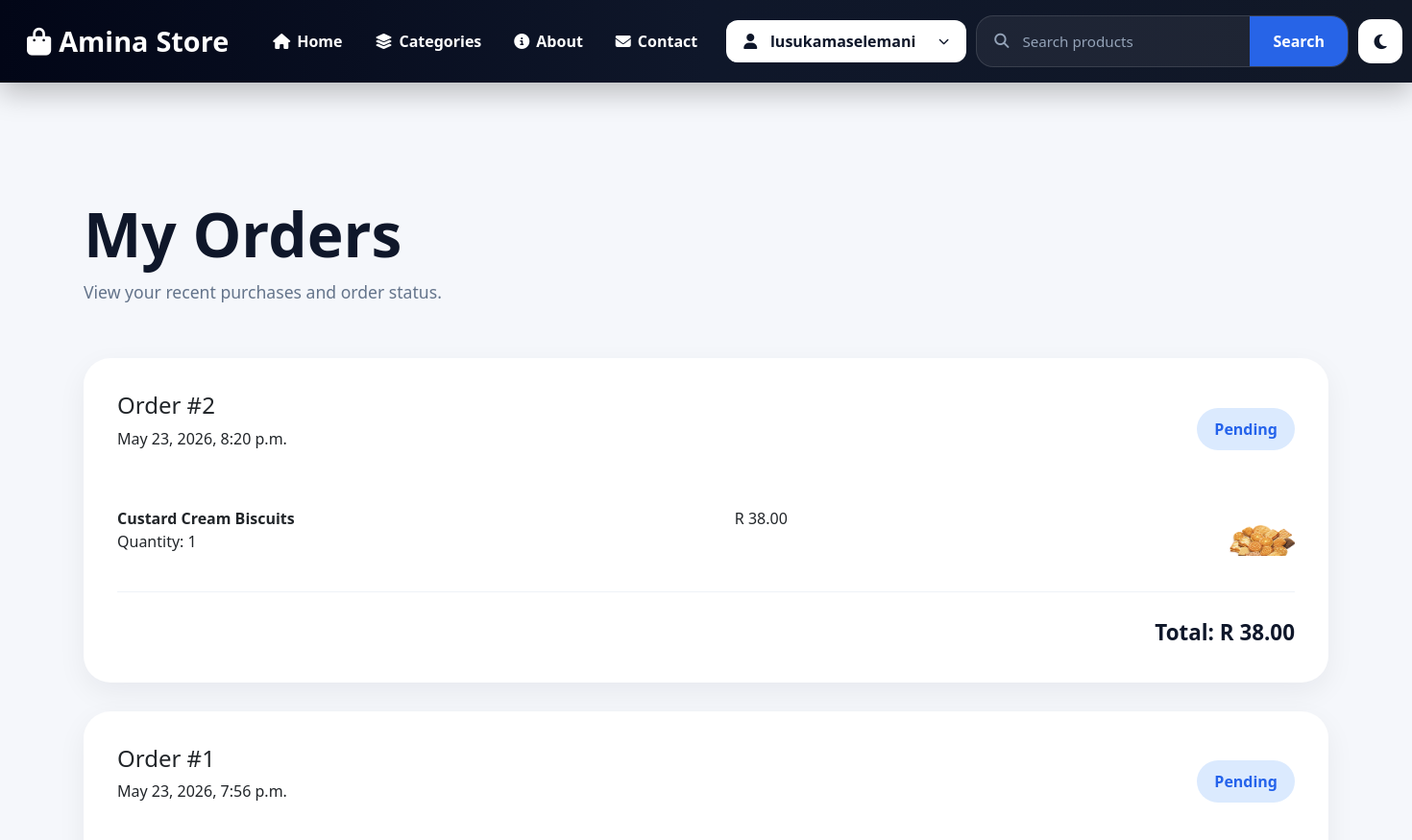
The app's page /orders/ (signed in, upper part), older data.
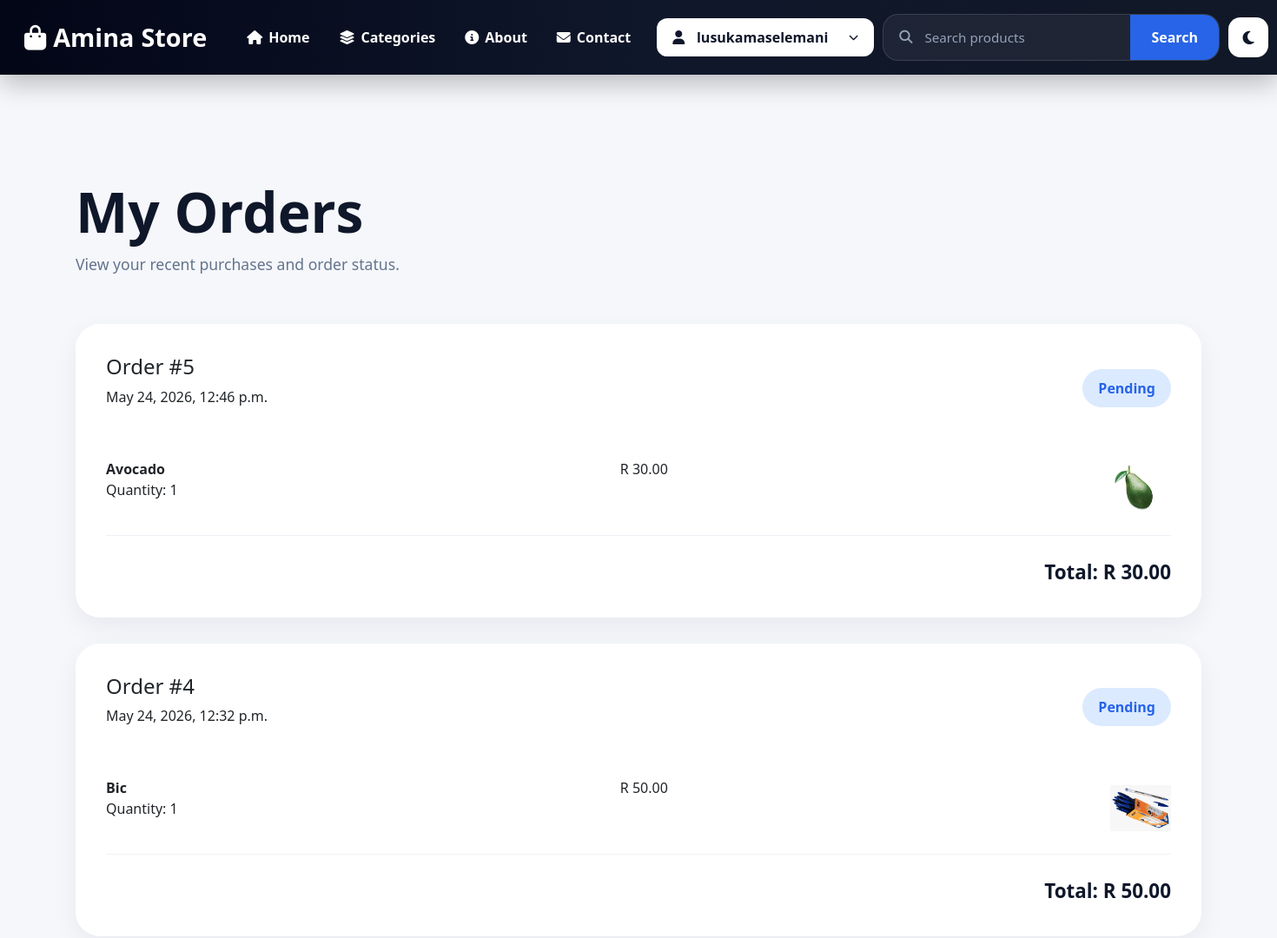
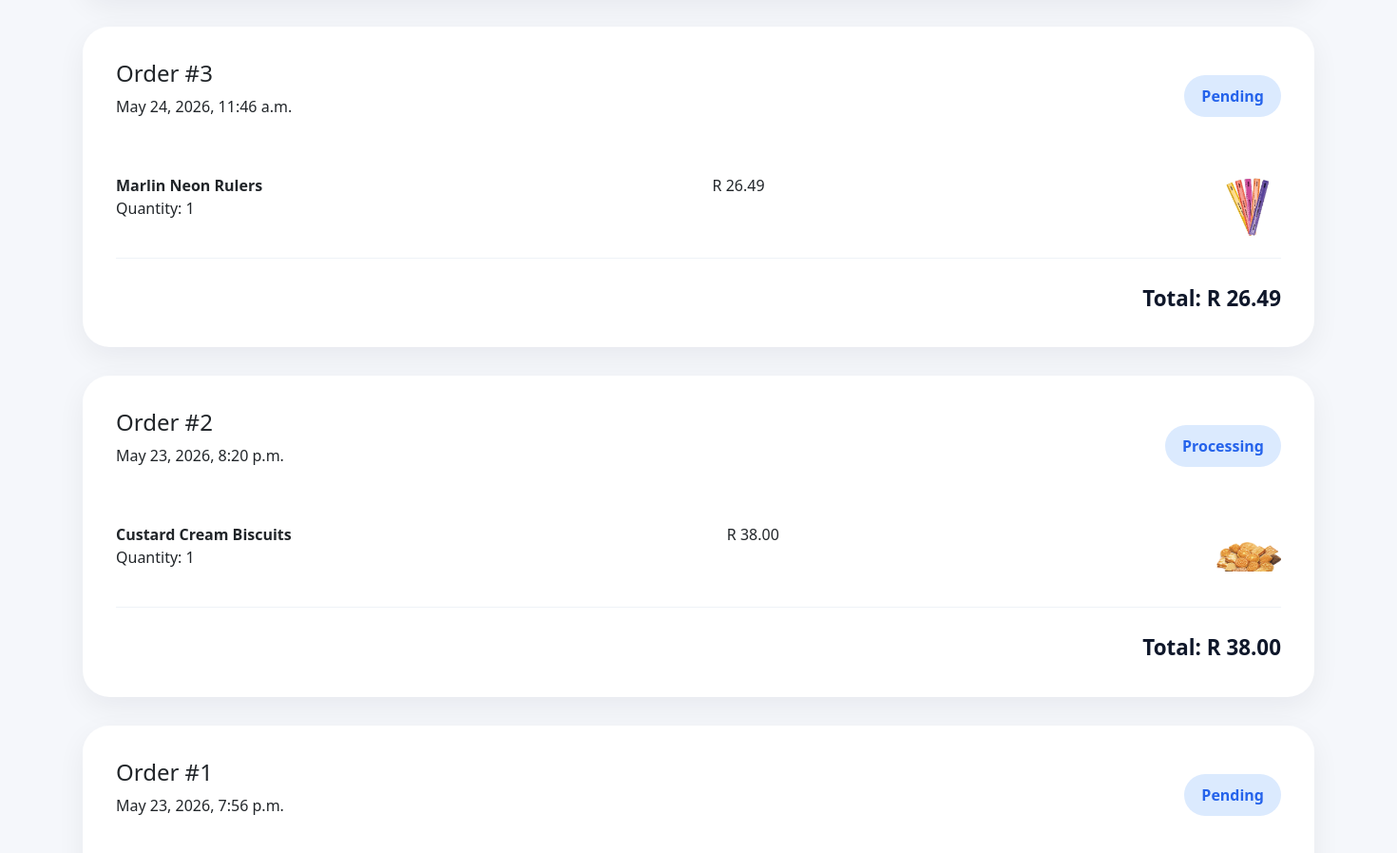
The same page, newer data (2 pictures, top to bottom).
### products/models.py (models this page shows, shortened)
class Order(models.Model):
    user = models.ForeignKey(
        User,
        on_delete=models.CASCADE
    )
    created_at = models.DateTimeField(auto_now_add=True)
    total = models.DecimalField(
        max_digits=10,
        decimal_places=2
    )
    STATUS_CHOICES = (
        ('Pending', 'Pending'),
        ('Processing', 'Processing'),
        ('Delivered', 'Delivered'),
         ('Cancelled', 'Cancelled'),
    )
    status = models.CharField(
        max_length=20,
        choices=STATUS_CHOICES,
        default='Pending'
    )

class OrderItem(models.Model):
    order = models.ForeignKey(
        Order,
        on_delete=models.CASCADE,
        related_name='items'
    )
    product = models.ForeignKey(
        Product,
        on_delete=models.CASCADE
    )
    quantity = models.PositiveIntegerField(default=1)
    price = models.DecimalField(
        max_digits=10,
        decimal_places=2
    )

class Product(models.Model):
    name = models.CharField(max_length=200)
    description = models.TextField()
    category = models.CharField(max_length=100)
    image = models.ImageField(upload_to='products/')
    price = models.DecimalField(max_digits=10, decimal_places=2)
    stock = models.IntegerField()
    created_at = models.DateTimeField(auto_now_add=True)

### products/views.py (the view)
# urls.py: path('orders/', views.order_history, name='order_history'),
@login_required
def order_history(request):
    orders = Order.objects.filter(
        user=request.user
    ).order_by('-created_at')
    return render(request,
                 'products/orders.html',
                 {'orders': orders})

### products/templates/products/orders.html
{% extends 'base.html' %}
{% load static %}
{% block content %}
<div class="orders-page">
    <div class="page-header">
        <h1>My Orders</h1>
        <p>
            View your recent purchases and order status.
        </p>
    </div>
    {% for order in orders %}
    <div class="order-card">
        <div class="order-top">
            <div>
                <h4>Order #{{ order.id }}</h4>
                <p>
                    {{ order.created_at }}
                </p>
            </div>
            <div class="order-status">
                {{ order.status }}
            </div>
        </div>
        <div class="order-items">
            {% for item in order.items.all %}
            <div class="order-item">
                <div>
                    <strong>{{ item.product.name }}</strong>
                    <p>
                        Quantity: {{ item.quantity }}
                    </p>
                </div>
                <div>
                    R {{ item.price }}
                </div>
                <img src="{{ item.product.image.url }}" class="order-product-image">
            </div>
            {% endfor %}
        </div>
        <div class="order-total">
           Total: <strong>R {{ order.total }}</strong>
        </div>
    </div>
    {% empty %}
    <div class="empty-orders">
        <img src="{% static 'images/empty-cart.png' %}">
        <h3>No Orders Yet</h3>
        <p>Start shopping to see your purchases.</p>
    </div>
    {% endfor %}
</div>
{% endblock %}

### templates/base.html (shortened to what this page needs)
{% load static %}
<!DOCTYPE html>
<html lang="en">
<head>
    <link href="https://cdn.jsdelivr.net/npm/bootstrap@5.3.7/dist/css/bootstrap.min.css" rel="stylesheet">
    <link rel="stylesheet" href="https://cdnjs.cloudflare.com/ajax/libs/font-awesome/6.5.2/css/all.min.css">
     <link rel="stylesheet"
      href="{% static 'css/style.css' %}?v=2">
</head>
<body id="appBody">
    <nav class="navbar">
        <div class="navbar-container">
            <a class="navbar-brand" href="{% url 'product_list' %}">
                <i class="fa-solid fa-bag-shopping"></i>
                <span>Amina</span> Store
            </a>
            <div class="navbar-links">
                <a href="{% url 'product_list' %}">
                    <i class="fa-solid fa-house"></i>
                    Home
                </a>
                <a href="{% url 'categories' %}">
                    <i class="fa-solid fa-layer-group"></i>
                    Categories
                </a>
                <a href="{% url 'about' %}">
                    <i class="fa-solid fa-circle-info"></i>
                    About
                </a>
                <a href="{% url 'contact' %}">
                    <i class="fa-solid fa-envelope"></i>
                    Contact
                </a>
            </div>
            <div class="navbar-actions">
                {% if user.is_authenticated %}
                <div class="user-dropdown">
                    <button class="user-btn">
                        <i class="fa-solid fa-user"></i>
                        {{ request.user.username }}
                        <span class="dropdown-arrow">
                            <i class="fa-solid fa-chevron-down"></i>
                        </span>
                    </button>
                </div>
                {% endif %}
                <form method="GET"
                    action="{% url 'product_list' %}"
                    class="search-form">
                    <div class="search-box">
                        <i class="fa-solid fa-magnifying-glass"></i>
                        <input type="search"
                            name="search"
                            placeholder="Search products"
                            value="{{ search_query|default:'' }}">
                        <button type="submit">
                            Search
                        </button>
                    </div>
                </form>
                <button type="button"
                        class="dark-mode-btn"
                        onclick="toggleDarkMode()">
                    <i class="fa-solid fa-moon"></i>
                </button>
            </div>
        </div>
    </nav>
<div class="container">
    {% block content %}
    {% endblock %}
</div>
</body>
</html>

### static/css/style.css (style rules this page uses)
body { background: #f5f7fb; font-family: 'Segoe UI', sans-serif; }
.navbar { position:sticky; top:0; z-index:1000; background:linear-gradient(90deg,#020617,#0f172a,#111827); box-shadow:0 10px 30px rgba(0,0,0,0.25); padding:0; width:100%; overflow:visible; }
.navbar-container { width:100%; max-width:100%; display:flex; align-items:center; justify-content:space-between; gap:18px; padding:16px 28px; box-sizing:border-box; }
.navbar-brand { display:flex; align-items:center; gap:8px; color:white; font-size:1.8rem; font-weight:800; text-decoration:none; white-space:nowrap; }
.navbar-links { display:flex; align-items:center; gap:10px; flex-shrink:0; }
.navbar-links a { display:flex; align-items:center; gap:7px; color:white; text-decoration:none; font-weight:700; padding:10px 12px; border-radius:12px; white-space:nowrap; }
.navbar-actions { display:flex; align-items:center; gap:10px; flex-shrink:1; min-width:0; }
.search-form { margin:0; }
.search-box { display:flex; align-items:center; background:rgba(255,255,255,0.06); border:1px solid rgba(255,255,255,0.12); border-radius:18px; overflow:hidden; height:54px; min-width:360px; }
.search-box i { color:#94a3b8; padding-left:18px; font-size:0.95rem; }
.search-box input { flex:1; height:100%; border:none; outline:none; background:transparent; color:white; padding:0 14px; font-size:0.95rem; }
.search-box input::placeholder { color:#94a3b8; }
.search-box button { height:100%; border:none; background:#2764e7; color:white; font-weight:700; padding:0 24px; transition:0.3s ease; }
.dark-mode-btn { width:48px; height:48px; flex-shrink:0; }
body { overflow-x:hidden; }
.search-form { display: flex; gap: 10px; }
h1 { font-weight: 700; color: #111827; }
.user-dropdown { position:relative; }
.user-btn { background:white; border:none; padding:10px 18px; border-radius:12px; font-weight:600; color:#0f172a; cursor:pointer; transition:0.3s; }
.page-header { padding:60px 0 40px; }
.page-header h1 { font-size:4rem; font-weight:800; color:#0f172a; }
.page-header p { color:#64748b; font-size:1.1rem; }
.orders-page { padding:60px 0; }
.order-card { background:white; padding:35px; border-radius:28px; margin-bottom:30px; box-shadow:0 10px 30px rgba(15,23,42,0.06); }
.order-top { display:flex; justify-content:space-between; align-items:center; margin-bottom:25px; }
.order-status { background:#dbeafe; color:#2563eb; padding:10px 18px; border-radius:30px; font-weight:700; }
.order-item { display:flex; justify-content:space-between; padding:18px 0; border-bottom:1px solid #eef2f7; }
.order-total { text-align:right; margin-top:25px; font-size:1.4rem; font-weight:800; color:#0f172a; }
.order-product-image { width:70px; height:70px; object-fit:contain; }
.dropdown-arrow { margin-left:10px; font-size:0.7rem; }
.user-btn { display:flex; align-items:center; gap:10px; }
.user-btn { min-width:250px; justify-content:space-between; }
.dark-mode-btn { width:45px; height:45px; border-radius:12px; border:none; background:white; color:#0f172a; font-size:1.1rem; cursor:pointer; }
.dark-mode-btn { width:46px; height:46px; border:none; border-radius:14px; background:white; color:#0f172a; font-size:1.1rem; cursor:pointer; transition:0.3s ease; }

Row changes from the older to the newer data that the page shows:
added Order: id "5", created_at "May 24, 2026, 12:46 p.m.", status "Pending", total "30.00"
added OrderItem: product.name "Avocado", quantity "1", price "30.00", product.image (picture), shown under "5"
added Order: id "4", created_at "May 24, 2026, 12:32 p.m.", status "Pending", total "50.00"
added OrderItem: product.name "Bic", quantity "1", price "50.00", product.image (picture), shown under "4"
added Order: id "3", created_at "May 24, 2026, 11:46 a.m.", status "Pending", total "26.49"
added OrderItem: product.name "Marlin Neon Rulers", quantity "1", price "26.49", product.image (picture), shown under "3"
changed Order id 2: status "Pending" → "Processing"
